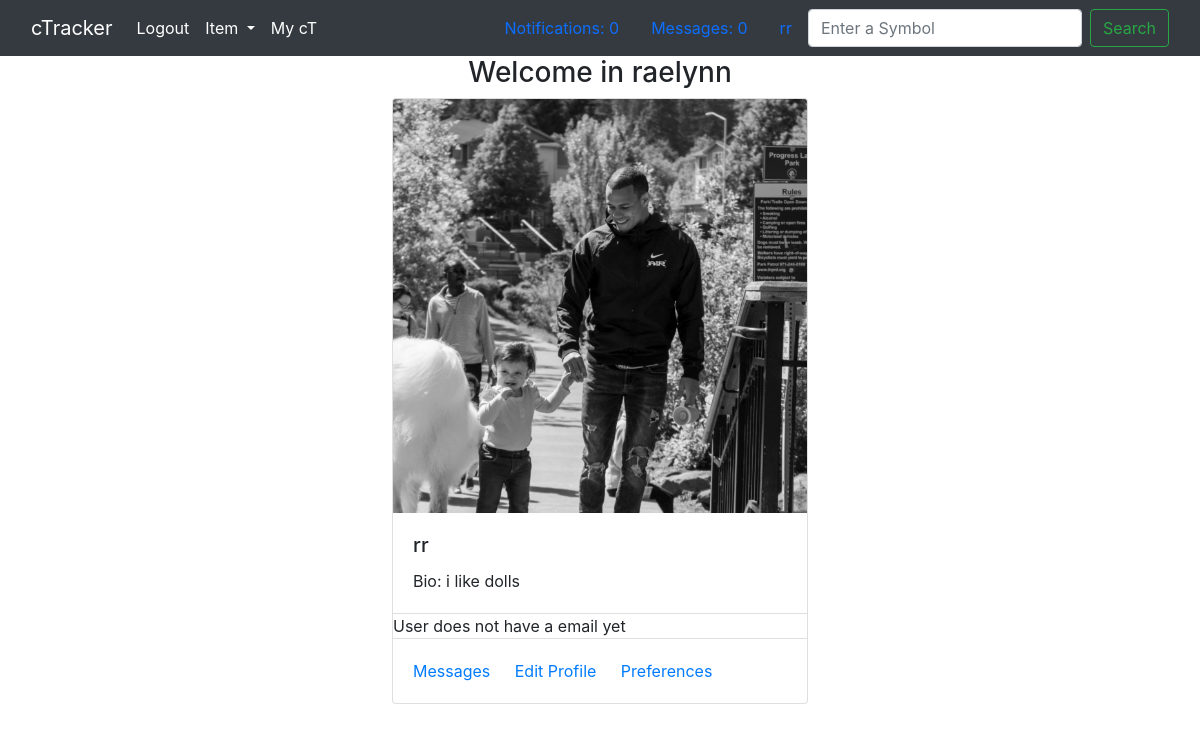
Screenshot of /profile/2/ (signed in) with the database file from the repository.
### member/models.py (models this page shows, shortened)
class Member(AbstractUser):
    def __str__(self):
        return self.username

class MemberProfile(models.Model):
    member = models.OneToOneField(Member, on_delete=models.CASCADE)
    first_name = models.CharField(
        max_length=150,
        blank=True,
        null=True,
    )
    last_name = models.CharField(
        max_length=150,
        blank=True,
        null=True,
    )
    profile_picture = models.ImageField(
        upload_to="images/",
        max_length=100,
        default="images/default_profile_picture.jpeg",
    )
    bio = models.TextField(_("bio"), null=True, blank=True)
    is_new = models.BooleanField(
        _("new status"),
        default=True,
    )
    created_at = models.DateTimeField(default=timezone.now())

### member/views.py (the view, shortened to what this page needs)
# urls.py: path("profile/<int:id>/", member_views.MemberView.as_view(), name="profile"),
class MemberView(View):
    def get(self, request, id):
        signed_in_member = request.user
        target_member = Member.objects.get(id=id)
        print(target_member)
        try:
            profile = MemberProfile.objects.get(member=target_member)
        except Exception as err:
            print(err)
            profile = None
        template = "profile.html"
        print(target_member)
        context = {
            "signed_in_member": signed_in_member,
            "target_member": target_member,
            "profile": profile,
        }
        return render(request, template, context)

### templates/profile.html (shortened to what this page needs)
{% extends 'base.html' %} {% load static %}
    {% block content %}
    <body>
      {% if target_member == signed_in_member %}
      <div class='profile-container'>
        <h3>Welcome in {{ profile.first_name }} </h3>
        <div class="card" style="width: 26rem;">
        {% if profile.profile_picture.url %}
          <img src="{{ profile.profile_picture.url }}" class="card-img-top" alt="photo of user">
          {% endif %}
          <div class="card-body">
            <h5 class="card-title">{{ target_member }}</h5>
            {% if profile.bio %}
            <p class="card-text">Bio: {{ profile.bio }}</p>
            {% endif %}
          </div>
          <ul class="list-group list-group-flush">
            {% if target_member.email %}
            <li class="list-group-item">Email: {{ target_member.email }}</li>
            {% else %}
            <p class="card-text">User does not have a email yet</p>
            {% endif %}
          </ul>
          <div class="card-body">
            <a href="#" class="card-link">Messages</a>
            {% if profile %}
            <a href="/edit_account/{{signed_in_member.id}}/" class="card-link">Edit Profile</a>
            {% else %}
            <a href="/createprofile/" class="card-link">Create Profile</a>
            {% endif %}
            <a href="#" class="card-link">Preferences</a>
          </div>
        </div>
        </div>
        {% endif %}
    </body>
    {% endblock %}

### templates/base.html (shortened to what this page needs)
{% load static %}
<!DOCTYPE html>
<html lang="en">
  <head>
    <link
      href="https://cdn.jsdelivr.net/npm/bootstrap@5.1.0/dist/css/bootstrap.min.css"
      rel="stylesheet"
    />
    <link
      href="//maxcdn.bootstrapcdn.com/bootstrap/4.1.1/css/bootstrap.min.css"
      rel="stylesheet"
      id="bootstrap-css"
    />
    <link
      rel="stylesheet"
      type="text/css"
      href="{% static 'css/style.css' %}"
    />
  </head>
  <body>
    {% if signed_in_member.username %}
    <nav class="navbar navbar-expand-lg navbar-dark bg-dark">
      <div class="container-fluid">
        <a class="navbar-brand" href="/home/">cTracker</a>
        <div class="collapse navbar-collapse" id="navbarSupportedContent">
          <ul class="navbar-nav me-auto mb-2 mb-lg-0">
            <li class="nav-item">
                <a class="nav-link active" aria-current="page" href="/logout/">Logout</a>
              </li>
            <li class="nav-item dropdown">
              <a
                class="nav-link active dropdown-toggle"
                href="#"
                id="navbarDropdown"
                role="button"
                data-bs-toggle="dropdown"
                aria-expanded="false"
              >
                Item
              </a>
            </li>
            <li class="nav-item">
                <a class="nav-link active" aria-current="page" href="/my-ct/">My cT</a>
              </li>
          </ul>
          <a class="nav-link active" aria-current="page" href="#">Notifications: 0</a>
          <a class="nav-link active" aria-current="page" href="/my-messages/{{signed_in_member.id}}/">Messages: 0</a>
          <a class="nav-link active" aria-current="page" href="/profile/{{signed_in_member.id}}/">{{signed_in_member.username}}</a>
          <form class="d-flex">
            <input
              class="form-control me-2"
              type="search"
              placeholder="Enter a Symbol"
              aria-label="Search"
            />
            <button class="btn btn-outline-success" type="submit">
              Search
            </button>
          </form>
        </div>
      </div>
    </nav>
      {% endif %}
    {% block content %} {% endblock %}
  </body>
</html>

### static/css/style.css (style rules this page uses)
.profile-container { display: flex; flex-direction: column; justify-content: center; align-items: center; width: auto; }

### rows the page displays
Member: username "rr"
MemberProfile: first_name "raelynn", profile_picture (picture), bio "i like dolls"
